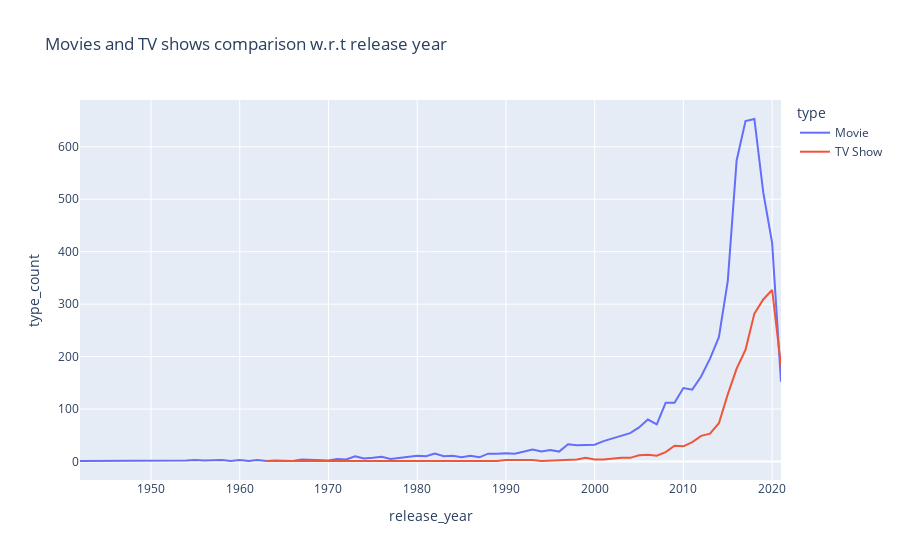

Notebook cell for this chart:
### Code cell
fig = px.line(df_type_per_realease_yr,
            x= "release_year",y = "type_count", color = "type",title = "Movies and TV shows comparison w.r.t release year")

fig.show()

### Figure 1 — Plotly figure (JSON) as saved in the notebook; plotly's stock layout.template omitted (floating-point values rounded to 4 significant figures)
{"data": [{"hovertemplate": "type=Movie<br>release_year=%{x}<br>type_count=%{y}<extra></extra>", "legendgroup": "Movie", "line": {"color": "#636efa", "dash": "solid"}, "marker": {"symbol": "circle"}, "mode": "lines", "name": "Movie", "orientation": "v", "showlegend": true, "type": "scatter", "x": [1942, 1944, 1945, 1946, 1947, 1954, 1955, 1956, 1958, 1959, 1960, 1961, 1962, 1963, 1964, 1965, 1966, 1967, 1968, 1969, 1970, 1971, 1972, 1973, 1974, 1975, 1976, 1977, 1978, 1979, 1980, 1981, 1982, 1983, 1984, 1985, 1986, 1987, 1988, 1989, 1990, 1991, 1992, 1993, 1994, 1995, 1996, 1997, 1998, 1999, 2000, 2001, 2002, 2003, 2004, 2005, 2006, 2007, 2008, 2009, 2010, 2011, 2012, 2013, 2014, 2015, 2016, 2017, 2018, 2019, 2020, 2021], "xaxis": "x", "y": [1, 1, 1, 1, 1, 2, 3, 2, 3, 1, 3, 1, 3, 1, 2, 2, 1, 4, 3, 2, 2, 5, 4, 10, 6, 7, 9, 5, 7, 9, 11, 10, 15, 10, 11, 8, 11, 8, 15, 15, 16, 15, 19, 23, 19, 22, 19, 33, 31, 31, 32, 39, 44, 50, 54, 65, 80, 71, 112, 112, 140, 137, 162, 196, 237, 344, 574, 649, 653, 513, 417, 152], "yaxis": "y"}, {"hovertemplate": "type=TV Show<br>release_year=%{x}<br>type_count=%{y}<extra></extra>", "legendgroup": "TV Show", "line": {"color": "#EF553B", "dash": "solid"}, "marker": {"symbol": "circle"}, "mode": "lines", "name": "TV Show", "orientation": "v", "showlegend": true, "type": "scatter", "x": [1963, 1967, 1972, 1974, 1977, 1979, 1981, 1985, 1986, 1988, 1989, 1990, 1992, 1993, 1994, 1995, 1996, 1997, 1998, 1999, 2000, 2001, 2002, 2003, 2004, 2005, 2006, 2007, 2008, 2009, 2010, 2011, 2012, 2013, 2014, 2015, 2016, 2017, 2018, 2019, 2020, 2021], "xaxis": "x", "y": [1, 1, 1, 1, 1, 1, 1, 1, 2, 1, 1, 3, 3, 3, 1, 2, 2, 4, 4, 7, 4, 4, 6, 7, 7, 12, 13, 11, 18, 30, 29, 37, 49, 53, 73, 128, 177, 213, 282, 309, 327, 183], "yaxis": "y"}], "layout": {"legend": {"title": {"text": "type"}, "tracegroupgap": 0}, "title": {"text": "Movies and TV shows comparison w.r.t release year"}, "xaxis": {"anchor": "y", "domain": [0, 1], "title": {"text": "release_year"}}, "yaxis": {"anchor": "x", "domain": [0, 1], "title": {"text": "type_count"}}}}
